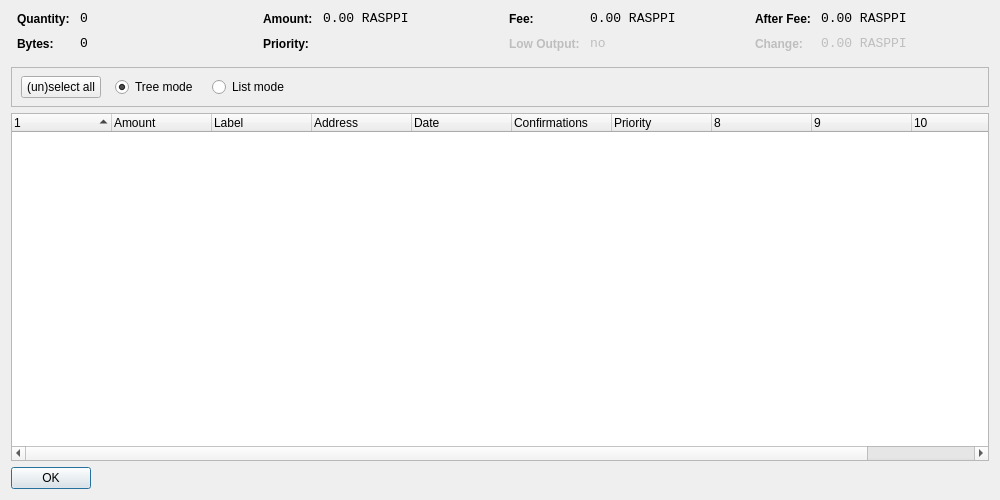
<?xml version="1.0" encoding="UTF-8"?>
<ui version="4.0">
 <class>CoinControlDialog</class>
 <widget class="QDialog" name="CoinControlDialog">
  <property name="geometry">
   <rect>
    <x>0</x>
    <y>0</y>
    <width>1000</width>
    <height>500</height>
   </rect>
  </property>
  <property name="windowTitle">
   <string>Coin Control</string>
  </property>
  <layout class="QVBoxLayout" name="verticalLayout">
   <item>
    <layout class="QHBoxLayout" name="horizontalLayoutTop" stretch="0,0,0,0">
     <property name="topMargin">
      <number>0</number>
     </property>
     <property name="bottomMargin">
      <number>10</number>
     </property>
     <item>
      <layout class="QFormLayout" name="formLayoutCoinControl1">
       <property name="horizontalSpacing">
        <number>10</number>
       </property>
       <property name="verticalSpacing">
        <number>10</number>
       </property>
       <property name="leftMargin">
        <number>6</number>
       </property>
       <property name="rightMargin">
        <number>6</number>
       </property>
       <item row="0" column="0">
        <widget class="QLabel" name="labelCoinControlQuantityText">
         <property name="styleSheet">
          <string notr="true">font-weight:bold;</string>
         </property>
         <property name="text">
          <string>Quantity:</string>
         </property>
        </widget>
       </item>
       <item row="0" column="1">
        <widget class="QLabel" name="labelCoinControlQuantity">
         <property name="font">
          <font>
           <family>Monospace</family>
           <pointsize>10</pointsize>
          </font>
         </property>
         <property name="cursor">
          <cursorShape>IBeamCursor</cursorShape>
         </property>
         <property name="contextMenuPolicy">
          <enum>Qt::ActionsContextMenu</enum>
         </property>
         <property name="text">
          <string notr="true">0</string>
         </property>
         <property name="textInteractionFlags">
          <set>Qt::LinksAccessibleByMouse|Qt::TextSelectableByKeyboard|Qt::TextSelectableByMouse</set>
         </property>
        </widget>
       </item>
       <item row="1" column="0">
        <widget class="QLabel" name="labelCoinControlBytesText">
         <property name="styleSheet">
          <string notr="true">font-weight:bold;</string>
         </property>
         <property name="text">
          <string>Bytes:</string>
         </property>
        </widget>
       </item>
       <item row="1" column="1">
        <widget class="QLabel" name="labelCoinControlBytes">
         <property name="font">
          <font>
           <family>Monospace</family>
           <pointsize>10</pointsize>
          </font>
         </property>
         <property name="cursor">
          <cursorShape>IBeamCursor</cursorShape>
         </property>
         <property name="contextMenuPolicy">
          <enum>Qt::ActionsContextMenu</enum>
         </property>
         <property name="text">
          <string notr="true">0</string>
         </property>
         <property name="textInteractionFlags">
          <set>Qt::LinksAccessibleByMouse|Qt::TextSelectableByKeyboard|Qt::TextSelectableByMouse</set>
         </property>
        </widget>
       </item>
      </layout>
     </item>
     <item>
      <layout class="QFormLayout" name="formLayoutCoinControl2">
       <property name="horizontalSpacing">
        <number>10</number>
       </property>
       <property name="verticalSpacing">
        <number>10</number>
       </property>
       <property name="leftMargin">
        <number>6</number>
       </property>
       <property name="rightMargin">
        <number>6</number>
       </property>
       <item row="0" column="0">
        <widget class="QLabel" name="labelCoinControlAmountText">
         <property name="styleSheet">
          <string notr="true">font-weight:bold;</string>
         </property>
         <property name="text">
          <string>Amount:</string>
         </property>
        </widget>
       </item>
       <item row="0" column="1">
        <widget class="QLabel" name="labelCoinControlAmount">
         <property name="font">
          <font>
           <family>Monospace</family>
           <pointsize>10</pointsize>
          </font>
         </property>
         <property name="cursor">
          <cursorShape>IBeamCursor</cursorShape>
         </property>
         <property name="contextMenuPolicy">
          <enum>Qt::ActionsContextMenu</enum>
         </property>
         <property name="text">
          <string notr="true">0.00 RASPPI</string>
         </property>
         <property name="textInteractionFlags">
          <set>Qt::LinksAccessibleByMouse|Qt::TextSelectableByKeyboard|Qt::TextSelectableByMouse</set>
         </property>
        </widget>
       </item>
       <item row="1" column="0">
        <widget class="QLabel" name="labelCoinControlPriorityText">
         <property name="styleSheet">
          <string notr="true">font-weight:bold;</string>
         </property>
         <property name="text">
          <string>Priority:</string>
         </property>
        </widget>
       </item>
       <item row="1" column="1">
        <widget class="QLabel" name="labelCoinControlPriority">
         <property name="font">
          <font>
           <family>Monospace</family>
           <pointsize>10</pointsize>
          </font>
         </property>
         <property name="cursor">
          <cursorShape>IBeamCursor</cursorShape>
         </property>
         <property name="contextMenuPolicy">
          <enum>Qt::ActionsContextMenu</enum>
         </property>
         <property name="text">
          <string/>
         </property>
         <property name="textInteractionFlags">
          <set>Qt::LinksAccessibleByMouse|Qt::TextSelectableByKeyboard|Qt::TextSelectableByMouse</set>
         </property>
        </widget>
       </item>
      </layout>
     </item>
     <item>
      <layout class="QFormLayout" name="formLayoutCoinControl3">
       <property name="horizontalSpacing">
        <number>10</number>
       </property>
       <property name="verticalSpacing">
        <number>10</number>
       </property>
       <property name="leftMargin">
        <number>6</number>
       </property>
       <property name="rightMargin">
        <number>6</number>
       </property>
       <item row="0" column="0">
        <widget class="QLabel" name="labelCoinControlFeeText">
         <property name="styleSheet">
          <string notr="true">font-weight:bold;</string>
         </property>
         <property name="text">
          <string>Fee:</string>
         </property>
        </widget>
       </item>
       <item row="0" column="1">
        <widget class="QLabel" name="labelCoinControlFee">
         <property name="font">
          <font>
           <family>Monospace</family>
           <pointsize>10</pointsize>
          </font>
         </property>
         <property name="cursor">
          <cursorShape>IBeamCursor</cursorShape>
         </property>
         <property name="contextMenuPolicy">
          <enum>Qt::ActionsContextMenu</enum>
         </property>
         <property name="text">
          <string notr="true">0.00 RASPPI</string>
         </property>
         <property name="textInteractionFlags">
          <set>Qt::LinksAccessibleByMouse|Qt::TextSelectableByKeyboard|Qt::TextSelectableByMouse</set>
         </property>
        </widget>
       </item>
       <item row="1" column="0">
        <widget class="QLabel" name="labelCoinControlLowOutputText">
         <property name="enabled">
          <bool>false</bool>
         </property>
         <property name="styleSheet">
          <string notr="true">font-weight:bold;</string>
         </property>
         <property name="text">
          <string>Low Output:</string>
         </property>
        </widget>
       </item>
       <item row="1" column="1">
        <widget class="QLabel" name="labelCoinControlLowOutput">
         <property name="enabled">
          <bool>false</bool>
         </property>
         <property name="font">
          <font>
           <family>Monospace</family>
           <pointsize>10</pointsize>
          </font>
         </property>
         <property name="cursor">
          <cursorShape>IBeamCursor</cursorShape>
         </property>
         <property name="contextMenuPolicy">
          <enum>Qt::ActionsContextMenu</enum>
         </property>
         <property name="text">
          <string notr="true">no</string>
         </property>
         <property name="textInteractionFlags">
          <set>Qt::LinksAccessibleByMouse|Qt::TextSelectableByKeyboard|Qt::TextSelectableByMouse</set>
         </property>
        </widget>
       </item>
      </layout>
     </item>
     <item>
      <layout class="QFormLayout" name="formLayoutCoinControl4">
       <property name="horizontalSpacing">
        <number>10</number>
       </property>
       <property name="verticalSpacing">
        <number>10</number>
       </property>
       <property name="leftMargin">
        <number>6</number>
       </property>
       <property name="rightMargin">
        <number>6</number>
       </property>
       <item row="0" column="0">
        <widget class="QLabel" name="labelCoinControlAfterFeeText">
         <property name="styleSheet">
          <string notr="true">font-weight:bold;</string>
         </property>
         <property name="text">
          <string>After Fee:</string>
         </property>
        </widget>
       </item>
       <item row="0" column="1">
        <widget class="QLabel" name="labelCoinControlAfterFee">
         <property name="font">
          <font>
           <family>Monospace</family>
           <pointsize>10</pointsize>
          </font>
         </property>
         <property name="cursor">
          <cursorShape>IBeamCursor</cursorShape>
         </property>
         <property name="contextMenuPolicy">
          <enum>Qt::ActionsContextMenu</enum>
         </property>
         <property name="text">
          <string notr="true">0.00 RASPPI</string>
         </property>
         <property name="textInteractionFlags">
          <set>Qt::LinksAccessibleByMouse|Qt::TextSelectableByKeyboard|Qt::TextSelectableByMouse</set>
         </property>
        </widget>
       </item>
       <item row="1" column="0">
        <widget class="QLabel" name="labelCoinControlChangeText">
         <property name="enabled">
          <bool>false</bool>
         </property>
         <property name="styleSheet">
          <string notr="true">font-weight:bold;</string>
         </property>
         <property name="text">
          <string>Change:</string>
         </property>
        </widget>
       </item>
       <item row="1" column="1">
        <widget class="QLabel" name="labelCoinControlChange">
         <property name="enabled">
          <bool>false</bool>
         </property>
         <property name="font">
          <font>
           <family>Monospace</family>
           <pointsize>10</pointsize>
          </font>
         </property>
         <property name="cursor">
          <cursorShape>IBeamCursor</cursorShape>
         </property>
         <property name="contextMenuPolicy">
          <enum>Qt::ActionsContextMenu</enum>
         </property>
         <property name="text">
          <string notr="true">0.00 RASPPI</string>
         </property>
         <property name="textInteractionFlags">
          <set>Qt::LinksAccessibleByMouse|Qt::TextSelectableByKeyboard|Qt::TextSelectableByMouse</set>
         </property>
        </widget>
       </item>
      </layout>
     </item>
    </layout>
   </item>
   <item>
    <widget class="QFrame" name="frame">
     <property name="minimumSize">
      <size>
       <width>0</width>
       <height>40</height>
      </size>
     </property>
     <property name="frameShape">
      <enum>QFrame::StyledPanel</enum>
     </property>
     <property name="frameShadow">
      <enum>QFrame::Sunken</enum>
     </property>
     <widget class="QWidget" name="horizontalLayoutWidget">
      <property name="geometry">
       <rect>
        <x>10</x>
        <y>0</y>
        <width>781</width>
        <height>41</height>
       </rect>
      </property>
      <layout class="QHBoxLayout" name="horizontalLayoutPanel" stretch="0,0,0,0,0">
       <property name="spacing">
        <number>14</number>
       </property>
       <item>
        <widget class="QPushButton" name="pushButtonSelectAll">
         <property name="sizePolicy">
          <sizepolicy hsizetype="Maximum" vsizetype="Fixed">
           <horstretch>0</horstretch>
           <verstretch>0</verstretch>
          </sizepolicy>
         </property>
         <property name="text">
          <string>(un)select all</string>
         </property>
        </widget>
       </item>
       <item>
        <widget class="QRadioButton" name="radioTreeMode">
         <property name="sizePolicy">
          <sizepolicy hsizetype="Maximum" vsizetype="Fixed">
           <horstretch>0</horstretch>
           <verstretch>0</verstretch>
          </sizepolicy>
         </property>
         <property name="text">
          <string>Tree mode</string>
         </property>
         <property name="checked">
          <bool>true</bool>
         </property>
        </widget>
       </item>
       <item>
        <widget class="QRadioButton" name="radioListMode">
         <property name="sizePolicy">
          <sizepolicy hsizetype="Maximum" vsizetype="Fixed">
           <horstretch>0</horstretch>
           <verstretch>0</verstretch>
          </sizepolicy>
         </property>
         <property name="text">
          <string>List mode</string>
         </property>
        </widget>
       </item>
       <item>
        <spacer name="horizontalSpacer">
         <property name="orientation">
          <enum>Qt::Horizontal</enum>
         </property>
         <property name="sizeHint" stdset="0">
          <size>
           <width>40</width>
           <height>20</height>
          </size>
         </property>
        </spacer>
       </item>
      </layout>
     </widget>
    </widget>
   </item>
   <item>
    <widget class="CoinControlTreeWidget" name="treeWidget">
     <property name="contextMenuPolicy">
      <enum>Qt::CustomContextMenu</enum>
     </property>
     <property name="sortingEnabled">
      <bool>false</bool>
     </property>
     <property name="columnCount">
      <number>11</number>
     </property>
     <attribute name="headerShowSortIndicator" stdset="0">
      <bool>true</bool>
     </attribute>
     <attribute name="headerStretchLastSection">
      <bool>false</bool>
     </attribute>
     <column>
      <property name="text">
       <string/>
      </property>
     </column>
     <column>
      <property name="text">
       <string>Amount</string>
      </property>
     </column>
     <column>
      <property name="text">
       <string>Label</string>
      </property>
     </column>
     <column>
      <property name="text">
       <string>Address</string>
      </property>
     </column>
     <column>
      <property name="text">
       <string>Date</string>
      </property>
     </column>
     <column>
      <property name="text">
       <string>Confirmations</string>
      </property>
      <property name="toolTip">
       <string>Confirmed</string>
      </property>
     </column>
     <column>
      <property name="text">
       <string>Priority</string>
      </property>
     </column>
     <column>
      <property name="text">
       <string/>
      </property>
     </column>
     <column>
      <property name="text">
       <string/>
      </property>
     </column>
     <column>
      <property name="text">
       <string/>
      </property>
     </column>
     <column>
      <property name="text">
       <string/>
      </property>
     </column>
    </widget>
   </item>
   <item>
    <widget class="QDialogButtonBox" name="buttonBox">
     <property name="sizePolicy">
      <sizepolicy hsizetype="Maximum" vsizetype="Fixed">
       <horstretch>0</horstretch>
       <verstretch>0</verstretch>
      </sizepolicy>
     </property>
     <property name="orientation">
      <enum>Qt::Horizontal</enum>
     </property>
     <property name="standardButtons">
      <set>QDialogButtonBox::Ok</set>
     </property>
    </widget>
   </item>
  </layout>
 </widget>
 <customwidgets>
  <customwidget>
   <class>CoinControlTreeWidget</class>
   <extends>QTreeWidget</extends>
   <header>coincontroltreewidget.h</header>
  </customwidget>
 </customwidgets>
 <resources/>
 <connections/>
</ui>
